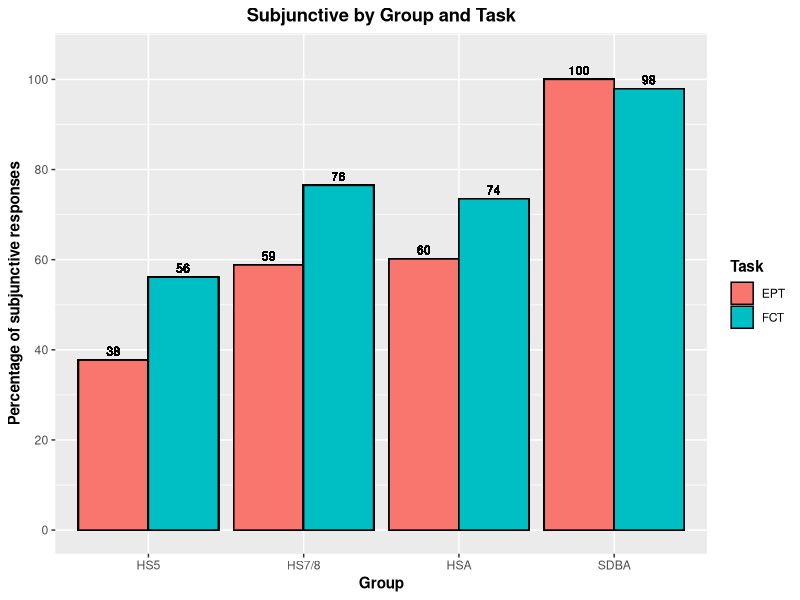

The R source for this figure:
library(tidyverse)
library(here)


# Load data
## EPT
SDB_EPT <- read_csv(here("./CSV Files/SDB/SDB Subjunctive EPT.csv")) %>%
  filter(Property == "Intensional subjunctive") %>%
  mutate(Group = "SDBA")

HSA_EPT <- read_csv(here("./CSV Files/Adult HS/Adult HS Subjunctive EPT.csv")) %>%
  filter(Property == "Intensional subjunctive") %>% 
  mutate(Group = "HSA")

DLI78_EPT <- read_csv(here("./CSV Files/DLI-78/DLI-78 Subjunctive EPT.csv")) %>%
  filter(Property == "Intensional subjunctive") %>% 
  mutate(Group = "HS7/8")

MLS78_EPT <- read_csv(here("./CSV Files/MLS-78/MLS-78 Subjunctive EPT.csv")) %>%
  filter(Property == "Intensional subjunctive") %>% 
  mutate(Group = "HS7/8")

DLI5_EPT <- read_csv(here("./CSV Files/DLI-5/DLI-5 Subjunctive EPT.csv"))  %>%
  filter(Property == "Intensional subjunctive") %>% 
  mutate(Group = "HS5")

MLS5_EPT <- read_csv(here("./CSV Files/MLS-5/MLS-5 Subjunctive EPT.csv")) %>%
  filter(Property == "Intensional subjunctive") %>% 
  mutate(Group = "HS5") 


## FCT
SDB_FCT <- read_csv(here("./CSV Files/SDB/SDB Subjunctive FCT.csv")) %>%
  filter(Property == "Intensional subjunctive") %>%
  mutate(Group = "SDBA")

HSA_FCT <- read_csv(here("./CSV Files/Adult HS/Adult HS Subjunctive FCT.csv")) %>%
  filter(Property == "Intensional subjunctive") %>% 
  mutate(Group = "HSA")

DLI78_FCT <- read_csv(here("./CSV Files/DLI-78/DLI-78 Subjunctive FCT.csv")) %>%
  filter(Property == "Intensional subjunctive") %>% 
  mutate(Group = "HS7/8")

MLS78_FCT <- read_csv(here("./CSV Files/MLS-78/MLS-78 Subjunctive FCT.csv")) %>%
  filter(Property == "Intensional subjunctive") %>% 
  mutate(Group = "HS7/8")

DLI5_FCT <- read_csv(here("./CSV Files/DLI-5/DLI-5 Subjunctive FCT.csv"))  %>%
  filter(Property == "Intensional subjunctive") %>% 
  mutate(Group = "HS5")

MLS5_FCT <- read_csv(here("./CSV Files/MLS-5/MLS-5 Subjunctive FCT.csv")) %>%
  filter(Property == "Intensional subjunctive") %>% 
  mutate(Group = "HS5") 


## Join age group datasets
HS78_EPT <- rbind(DLI78_EPT, MLS78_EPT)
HS78_FCT <- rbind(DLI78_FCT, MLS78_FCT)

HS5_EPT <- rbind(DLI5_EPT, MLS5_EPT)
HS5_FCT <- rbind(DLI5_FCT, MLS5_FCT)


# Generate averages
SDB_EPT_Structure <- aggregate(SDB_EPT$Mood_Use, list(SDB_EPT$Structure), FUN = mean, na.rm = TRUE)
SDB_EPT_Structure <- SDB_EPT_Structure %>% rename(Structure_Avg = x)
SDB_EPT_Structure <- left_join(SDB_EPT, SDB_EPT_Structure, by = c("Structure" = "Group.1")) %>%  
  mutate(Structure_Percentage = Structure_Avg * 100)

SDB_FCT_Structure <- aggregate(SDB_FCT$Mood_Use, list(SDB_FCT$Structure), FUN = mean, na.rm = TRUE)
SDB_FCT_Structure <- SDB_FCT_Structure %>% rename(Structure_Avg = x)
SDB_FCT_Structure <- left_join(SDB_FCT, SDB_FCT_Structure, by = c("Structure" = "Group.1")) %>%  
  mutate(Structure_Percentage = Structure_Avg * 100)

HSA_EPT_Structure <- aggregate(HSA_EPT$Mood_Use, list(HSA_EPT$Structure), FUN = mean, na.rm = TRUE)
HSA_EPT_Structure <- HSA_EPT_Structure %>% rename(Structure_Avg = x)
HSA_EPT_Structure <- left_join(HSA_EPT, HSA_EPT_Structure, by = c("Structure" = "Group.1")) %>%  
  mutate(Structure_Percentage = Structure_Avg * 100)

HSA_FCT_Structure <- aggregate(HSA_FCT$Mood_Use, list(HSA_FCT$Structure), FUN = mean, na.rm = TRUE)
HSA_FCT_Structure <- HSA_FCT_Structure %>% rename(Structure_Avg = x)
HSA_FCT_Structure <- left_join(HSA_FCT, HSA_FCT_Structure, by = c("Structure" = "Group.1")) %>%  
  mutate(Structure_Percentage = Structure_Avg * 100)

HS78_EPT_Structure <- aggregate(HS78_EPT$Mood_Use, list(HS78_EPT$Structure), FUN = mean, na.rm = TRUE)
HS78_EPT_Structure <- HS78_EPT_Structure %>% rename(Structure_Avg = x)
HS78_EPT_Structure <- left_join(HS78_EPT, HS78_EPT_Structure, by = c("Structure" = "Group.1")) %>%  
  mutate(Structure_Percentage = Structure_Avg * 100)

HS78_FCT_Structure <- aggregate(HS78_FCT$Mood_Use, list(HS78_FCT$Structure), FUN = mean, na.rm = TRUE)
HS78_FCT_Structure <- HS78_FCT_Structure %>% rename(Structure_Avg = x)
HS78_FCT_Structure <- left_join(HS78_FCT, HS78_FCT_Structure, by = c("Structure" = "Group.1")) %>%  
  mutate(Structure_Percentage = Structure_Avg * 100)

HS5_EPT_Structure <- aggregate(HS5_EPT$Mood_Use, list(HS5_EPT$Structure), FUN = mean, na.rm = TRUE)
HS5_EPT_Structure <- HS5_EPT_Structure %>% rename(Structure_Avg = x)
HS5_EPT_Structure <- left_join(HS5_EPT, HS5_EPT_Structure, by = c("Structure" = "Group.1")) %>%  
  mutate(Structure_Percentage = Structure_Avg * 100)

HS5_FCT_Structure <- aggregate(HS5_FCT$Mood_Use, list(HS5_FCT$Structure), FUN = mean, na.rm = TRUE)
HS5_FCT_Structure <- HS5_FCT_Structure %>% rename(Structure_Avg = x)
HS5_FCT_Structure <- left_join(HS5_FCT, HS5_FCT_Structure, by = c("Structure" = "Group.1")) %>%  
  mutate(Structure_Percentage = Structure_Avg * 100)


# Join aggregate dataset
EPT <- rbind(SDB_EPT_Structure, HSA_EPT_Structure, HS78_EPT_Structure, HS5_EPT_Structure)
FCT <- rbind(SDB_FCT_Structure, HSA_FCT_Structure, HS78_FCT_Structure, HS5_FCT_Structure)

Aggregate <- rbind(EPT, FCT)
Aggregate$Group <- factor(Aggregate$Group, levels = c("HS5", "HS7/8", "HSA", "SDBA"))


# Generate bar graph
Aggregate %>% 
  ggplot(aes(x = Group, y = Structure_Percentage, fill = Task)) + 
  geom_bar(position = "dodge", color = "black", stat = "identity") +
  scale_y_continuous(breaks = seq (0, 100, 20),
                     limits = c(0, 105)) +
  geom_text(aes(label = round(Structure_Percentage)),
            position = position_dodge(width = .9),
            vjust = -0.5,
            size = 3) +
  labs(x = "Group", y = "Percentage of subjunctive responses", fill = "Task", title = "Subjunctive by Group and Task") +
  theme(axis.title = element_text(face = "bold"),
        plot.title = element_text(hjust = 0.5, face = "bold"),
        legend.title = element_text(face = "bold"))
